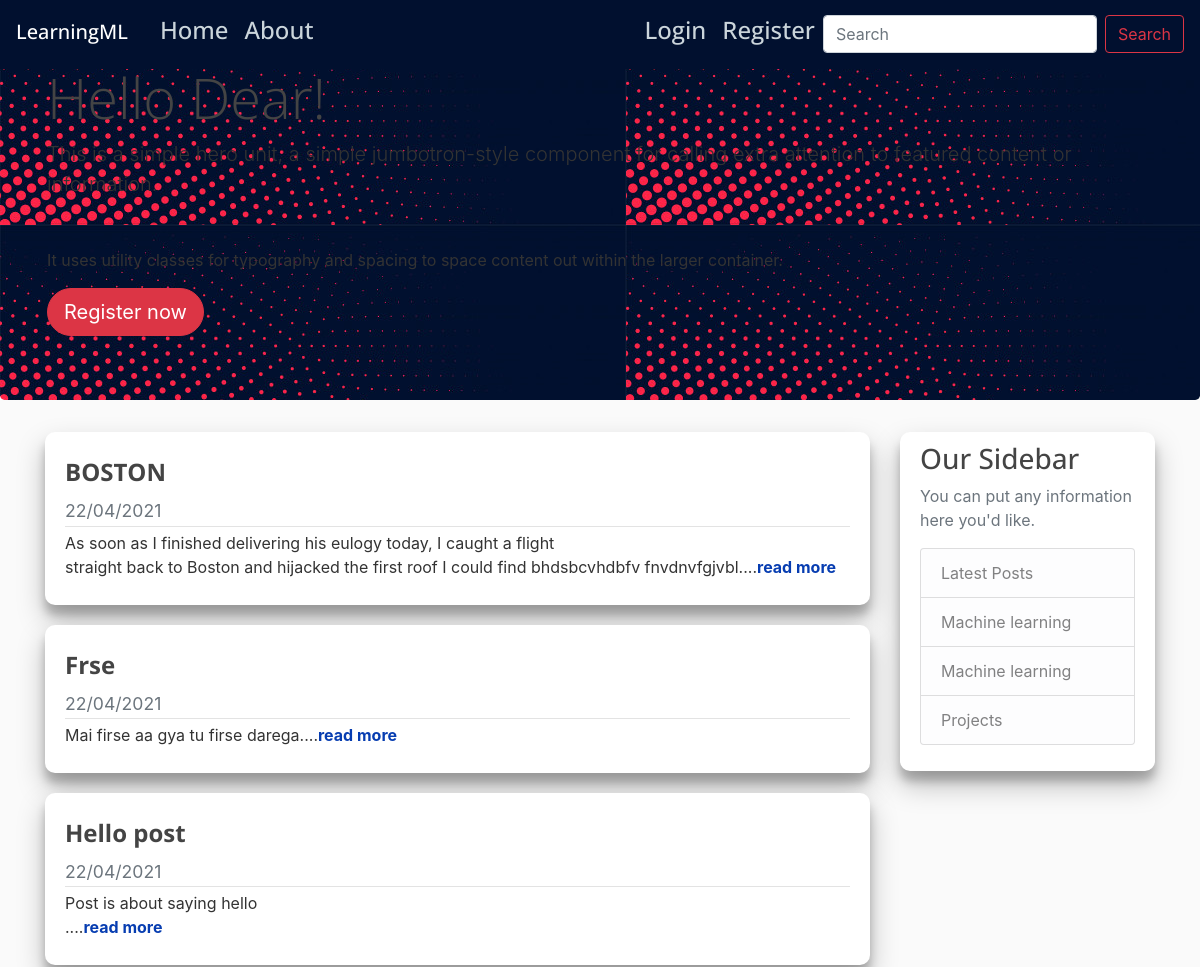
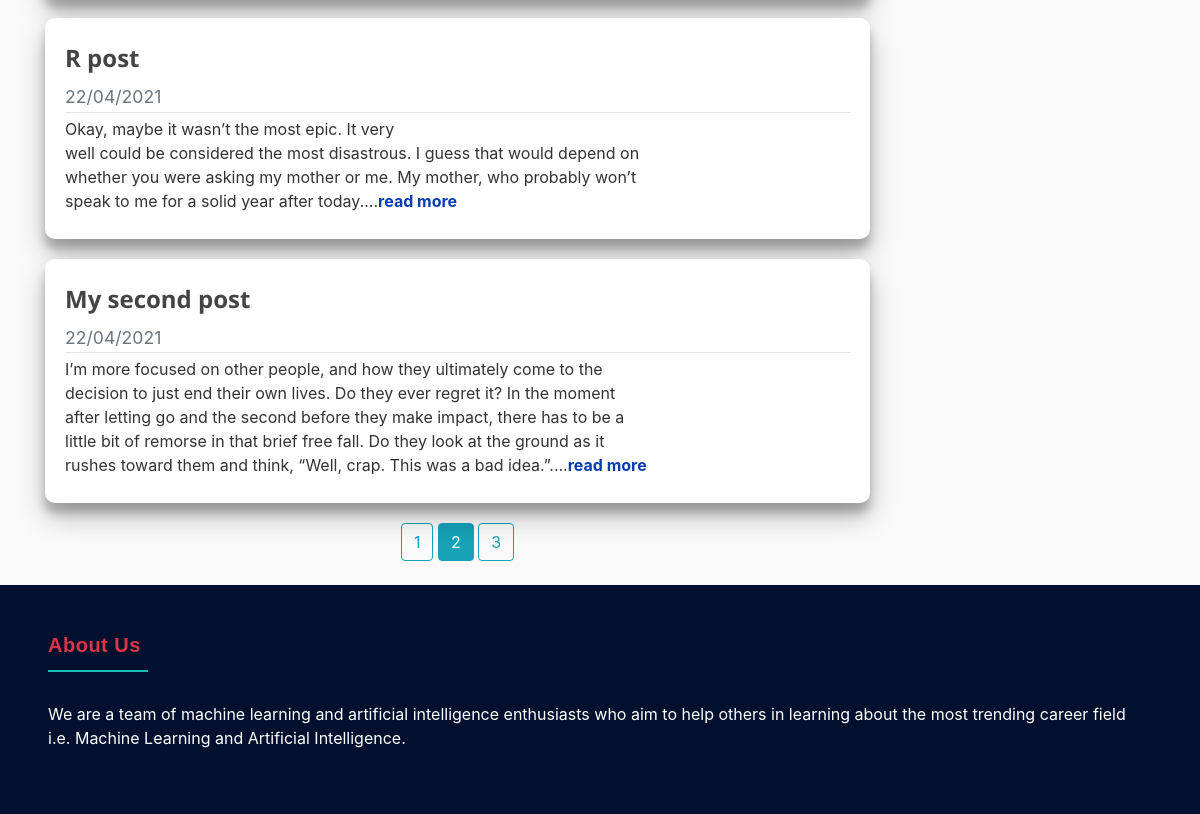
Screenshot of /?page=2 with the database file from the repository (2 pictures, top to bottom).
### main/models.py (models this page shows, shortened)
class Post(db.Model):
    id = Column(Integer, primary_key=True)
    title = Column(String(100), nullable=False)
    date_posted = Column(DateTime, nullable=False, default=datetime.utcnow)
    content = Column(Text, nullable=False)
    user_id = Column(Integer, ForeignKey('user.id'), nullable=False)

### main/main/routes.py (the view)
@main.route("/")
def home():
    page = request.args.get('page', 1, type=int)
    posts = Post.query.order_by(Post.date_posted.desc()).paginate(page=page, per_page=5)
    return render_template('home.html', posts=posts)

### main/Templates/home.html
{% extends "layout.html" %}
{% block head %}
    <div class="jumbotron pt-6" style="background-image: url('static/profile_pics/banner.jpg')">
        <div class="container">
          <h1 class="display-4">Hello Dear!</h1>
          <p class="lead">This is a simple hero unit, a simple jumbotron-style component for calling extra attention to featured content or information.</p>
          <hr class="my-4">
          <p>It uses utility classes for typography and spacing to space content out within the larger container.</p>
          <a class="btn btn-danger btn-lg" style="border-radius:30px" href="#" role="button">Register now</a>
        </div>
    </div>
{% endblock %}
{% block  content%}
    {% for post in posts.items %}
        <article class="container-form media content-section">
          <div class="media-body">
            <div class="article-metadata">
                <h1><a class="article-title" href="{{ url_for('posts.post', post_id=post.id) }}">{{ post.title }}</a></h1>
                <small class="text-muted">{{ post.date_posted.strftime('%d/%m/%Y') }}</small>
            </div>
              <p class="article-content">{{ post.content[0:400] }}....<a class="article-read" href="{{ url_for('posts.post', post_id=post.id) }}">read more</a></p>
          </div>
        </article>
    {% endfor %}
    <div align="center">
        {% for page_num in posts.iter_pages(left_edge=1, right_edge=1, left_current=1, right_current=2) %}
            {% if page_num %}
                {% if page_num == posts.page %}
                    <a class="btn btn-info mb-4" href="{{ url_for('main.home', page=page_num) }}">{{ page_num }}</a>
                {% else %}
                    <a class="btn btn-outline-info mb-4" href="{{ url_for('main.home', page=page_num) }}">{{ page_num }}</a>
                {% endif %}
            {% else %}
                ....
            {% endif %}
        {% endfor %}
    </div>
{% endblock content%}
{% block sidebar %}
        <div class="col-md-3" >
          <div class="container-form content-section" >
            <h3>Our Sidebar</h3>
            <p class='text-muted'>You can put any information here you'd like.
              <ul class="list-group">
                <li class="list-group-item list-group-item-light">Latest Posts</li>
                <li class="list-group-item list-group-item-light">Machine learning</li>
                <li class="list-group-item list-group-item-light">Machine learning</li>
                <li class="list-group-item list-group-item-light">Projects</li>
              </ul>
            </p>
          </div>
        </div>
{% endblock sidebar %}

### main/static/main.css (style rules this page uses)
:root { --blue: #007bff; --indigo: #6610f2; --purple: #6f42c1; --pink: #e83e8c; --red: #dc3545; --orange: #fd7e14; --yellow: #ffc107; --green: #28a745; --teal: #0085A1; --cyan: #17a2b8; --white: #fff; --gray: #6c757d; --gray-dark: #343a40; --primary: #0085A1; --secondary: #6c757d; --success: #28a745; --info: #17a2b8; --warning: #ffc107; --danger: #dc3545; --light: #f8f9fa; --dark: #343a40; --breakpoint-xs: 0; --breakpoint-sm: 576px; --breakpoint-md: 768px; --breakpoint-lg: 992px; --breakpoint-xl: 1200px; --font-family-sans-serif: -apple-system, BlinkMacSystemFont, "Segoe UI", Roboto, "Helvetica Neue", Arial, "Noto Sans", "Liberation Sans", sans-serif, "Apple Color Emoji", "Segoe UI Emoji", "Segoe UI Symbol", "Noto Color Emoji"; --font-family-monospace: SFMono-Regular, Menlo, Monaco, Consolas, "Liberation Mono", "Courier New", monospace; }
*, *::before, *::after { box-sizing: border-box; }
html { font-family: sans-serif; line-height: 1.15; -webkit-text-size-adjust: 100%; -webkit-tap-highlight-color: rgba(0, 0, 0, 0); }
article, aside, figcaption, figure, footer, header, hgroup, main, nav, section { display: block; }
hr { box-sizing: content-box; height: 0; overflow: visible; }
h1, h2, h3, h4, h5, h6 { margin-top: 0; margin-bottom: 0.5rem; }
p { margin-top: 0; margin-bottom: 1rem; }
ol, ul, dl { margin-top: 0; margin-bottom: 1rem; }
small { font-size: 110%; }
a { color: #0085A1; text-decoration: none; background-color: transparent; }
[role=button] { cursor: pointer; }
h1, h2, h3, h4, h5, h6, .h1, .h2, .h3, .h4, .h5, .h6 { margin-bottom: 0.5rem; font-family: "Open Sans", -apple-system, BlinkMacSystemFont, "Segoe UI", Roboto, "Helvetica Neue", Arial, sans-serif, "Apple Color Emoji", "Segoe UI Emoji", "Segoe UI Symbol", "Noto Color Emoji"; font-weight: 500; line-height: 1.2; }
h1, .h1 { font-size: 2.5rem; }
h3, .h3 { font-size: 1.75rem; }
.lead { font-size: 1.25rem; font-weight: 300; }
.display-4 { font-size: 3.5rem; font-weight: 300; line-height: 1.2; }
hr { margin-top: 1rem; margin-bottom: 1rem; border: 0; border-top: 1px solid rgba(0, 0, 0, 0.1); }
small, .small { font-size: 110%; font-weight: 400; }
.container, .container-fluid, .container-xl, .container-lg, .container-md, .container-sm { width: 100%; padding-right: 15px; padding-left: 15px; margin-right: auto; margin-left: auto; }
@media (min-width: 576px) { .container-sm, .container { max-width: 540px; } }
@media (min-width: 768px) { .container-md, .container-sm, .container { max-width: 720px; } }
@media (min-width: 992px) { .container-lg, .container-md, .container-sm, .container { max-width: 960px; } }
@media (min-width: 1200px) { .container-xl, .container-lg, .container-md, .container-sm, .container { max-width: 1140px; } }
body { background: #fafafa; color: #333333; }
h1, h2, h3, h4, h5, h6 { color: #444444; }
.content-section { background: #fffffh; padding: 10px 20px; border-radius: 3px; margin-bottom: 20px; }
.article-title { color: #444444; font-weight: 700; font-size: x-large; }
.article-read { color: #073db1; font-weight: 700; }
.article-content { white-space: pre-line; font-size: medium; }
.article-metadata { padding-bottom: 1px; margin-bottom: 4px; border-bottom: 1px solid #e3e3e3 }
.container-form { background-color: #fff; box-sizing: border-box; border-radius: 10px; box-shadow: 0 14px 28px rgba(0,0,0,0.25), 0 10px 10px rgba(0,0,0,0.22); position: relative; overflow: hidden; }
.jumbotron { position: relative; background:none; }
.jumbotron:after { content : ""; display: block; position: absolute; top: 0; left: 0; background-repeat: no-repeat; background-position: center; background-size: cover; width: 100%; height: 100%; opacity : 0.2; z-index: -1; }

### rows the page displays
Post: title "BOSTON", date_posted "22/04/2021", content "As soon as I finished delivering his eulogy today, I caught a flight straight back to Boston and hijacked the first roof I could find bhdsbcvhdbfv fnvdnvfgjvbl"
Post: title "Frse", date_posted "22/04/2021", content "Mai firse aa gya tu firse darega"
Post: title "Hello post", date_posted "22/04/2021", content "Post is about saying hello"
Post: title "R post", date_posted "22/04/2021", content "Okay, maybe it wasn’t the most epic. It very well could be considered the most disastrous. I guess that would depend on whether you were asking my mother or me. My mother, who probably won’t speak to me for a solid year after today"
Post: title "My second post", date_posted "22/04/2021", content "I’m more focused on other people, and how they ultimately come to the decision to just end their own lives. Do they ever regret it? In the moment after letting go and the second before they make impact, there has to be a little bit of remorse in that brief free fall. Do they look at the ground as it rushes toward them and think, “Well, crap. This was a bad idea.”"

### other values shown
{{ page_num }} "1" "3"
{{ page_num }} "2"
